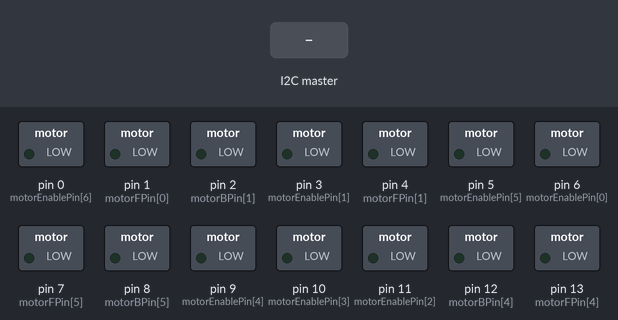
A sketch run on a simulated Arduino Uno, built with avr-gcc and run on an emulated ATmega328P. Parts: switched loads named in the sketch (green lamp = pin HIGH). Inputs (shaded band) come from the test bench.

Above: at 1.2 s.
1.3 s: the I2C master sends the byte 2
At 2.4 s:
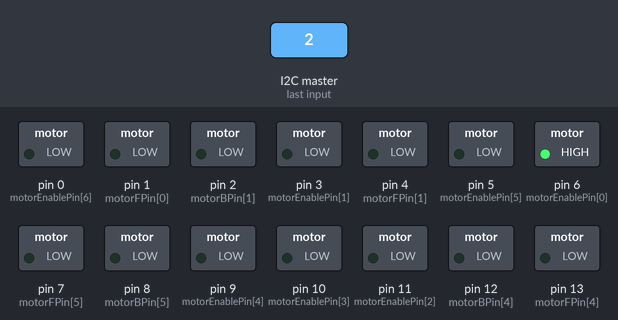
2.8 s: the I2C master sends the byte 90
At 3.5 s:
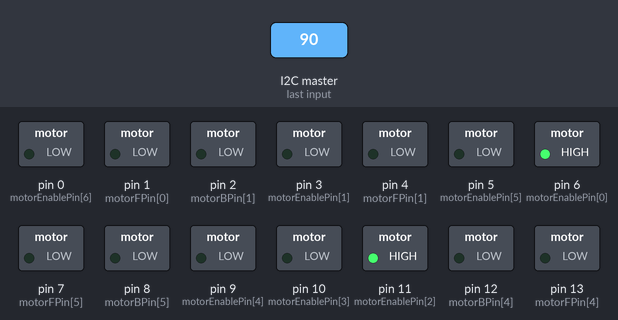
4.3 s: the I2C master sends the byte 0
At 4.7 s:
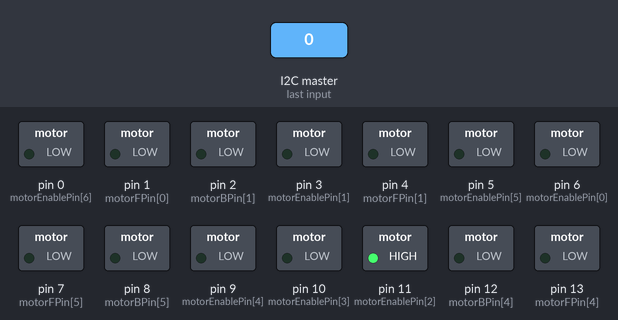
5.8 s: the I2C master sends the byte 1
At 7.0 s:
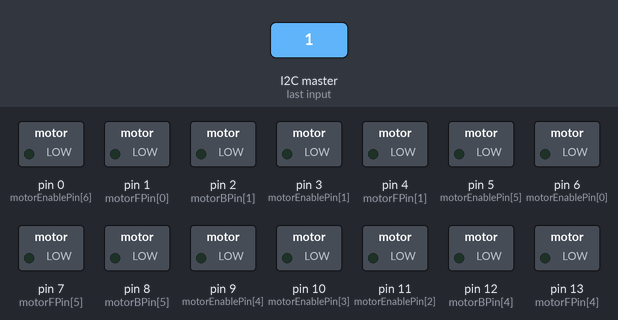
Timing chart, 0 to 8.3 s (numbered marks = the images above; inputs shaded):
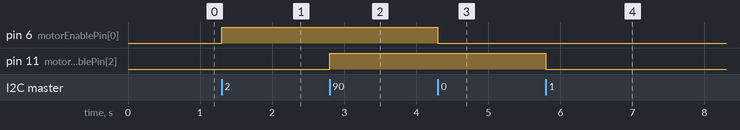

The sketch:

MotorChip_Softstart2.ino
```cpp
#include <Wire.h>

unsigned long timemilli = 0;
int TIMECHECKMILLI = 1;

int motorPower[8] = {255, 255, 255, 255, 255, 255,0,0};
int motorEnablePin[8] = {6, 3, 11, 10, 9, 5,0,0};
int motorFPin[8] = {1, 4, A1, A3, 13, 7,0,0};
int motorBPin[8] = {0, 2, A0, A2, 12, 8,0,0};
int motorMode[8] = {0,0,0,0,0,0,0,0};
int actualPower[8] = {255,255,255,255,255,255,255,255};
int wantedPower[8] = {0,0,0,0,0,0,0,0};
int stopAll = 0;

//0=float, 1 = brake, 2 = forwards, 3 = backwards
void setup()
{
   Wire.begin(4);
   Wire.onReceive(receiveEvent);
//   Serial.begin(9600);
//   Serial.println("hi");
   pinMode(0, OUTPUT);
   pinMode(1, OUTPUT);
   pinMode(2, OUTPUT);
   pinMode(3, OUTPUT);
   pinMode(4, OUTPUT);
   pinMode(5, OUTPUT);
   pinMode(6, OUTPUT);
   pinMode(7, OUTPUT);
   pinMode(8, OUTPUT);
   pinMode(9, OUTPUT);
   pinMode(10, OUTPUT);
   pinMode(11, OUTPUT);
   pinMode(12, OUTPUT);
   pinMode(13, OUTPUT);
   pinMode(A0, OUTPUT);
   pinMode(A1, OUTPUT);
   pinMode(A2, OUTPUT);
   pinMode(A3, OUTPUT);
}

void loop()
{
  if (millis() - timemilli > TIMECHECKMILLI){
  timemilli = millis();
  if (stopAll == 1){
    for (int i = 0; i < 6; i++){
         motorMode[i] = 0;
       }
       stopAll = 0;
  }
  for (int i = 0; i < 6; i++){
    switch (motorMode[i]){
      case 0: //float the motor
        digitalWrite(motorEnablePin[i], LOW);
        digitalWrite(motorFPin[i], LOW);
        digitalWrite(motorBPin[i], LOW);
        actualPower[i] = 255;
      break;
      case 1: //brake the motor
        digitalWrite(motorEnablePin[i], HIGH); // make 255 to actually cause braking.. (set to 0 to prevent motor damage)
        digitalWrite(motorFPin[i], LOW);
        digitalWrite(motorBPin[i], LOW);
        actualPower[i] = 255;
      break;
      case 2: //go forwards
        wantedPower[i] = motorPower[i] + 255;

        if (actualPower[i] - wantedPower[i] < 2 && actualPower[i] - wantedPower[i] > -2){
           actualPower[i] = wantedPower[i];
        }
        else if (actualPower[i] < wantedPower[i]){
          actualPower[i] = actualPower[i] + 2;
        }
        else if (actualPower[i] > wantedPower[i]){
          actualPower[i] = actualPower[i] - 2;
        }
        if (actualPower[i] > 254) {
          analogWrite(motorEnablePin[i], actualPower[i] - 255);
          digitalWrite(motorFPin[i], HIGH);
          digitalWrite(motorBPin[i], LOW);
        }
        else {
          analogWrite(motorEnablePin[i], 255 - actualPower[i]);
          digitalWrite(motorFPin[i], LOW);
          digitalWrite(motorBPin[i], HIGH);
        }
      break;
      case 3: // backwards
        wantedPower[i] = 255 - motorPower[i];

        if (actualPower[i] - wantedPower[i] < 2 && actualPower[i] - wantedPower[i] > -2){
           actualPower[i] = wantedPower[i];
        }
        else if (actualPower[i] < wantedPower[i]){
          actualPower[i] = actualPower[i] + 2;
        }
        else if (actualPower[i] > wantedPower[i]){
          actualPower[i] = actualPower[i] - 2;
        }
        if (actualPower[i] > 254) {
          analogWrite(motorEnablePin[i], actualPower[i] - 255);
          digitalWrite(motorFPin[i], HIGH);
          digitalWrite(motorBPin[i], LOW);
        }
        else {
          analogWrite(motorEnablePin[i], 255 - actualPower[i]);
          digitalWrite(motorFPin[i], LOW);
          digitalWrite(motorBPin[i], HIGH);
        }
      break;
      default: //if mode is set to something else then turn it off
        analogWrite(motorEnablePin[i], 0);
        digitalWrite(motorFPin[i], LOW);
        digitalWrite(motorBPin[i], LOW);
      break;
}
}
//  Serial.println("still here");
  }
}

void receiveEvent(int howMany)
{
   while(0 < Wire.available())
  {
     byte x = Wire.read();
 //    Serial.print("Byte received: ");
//     Serial.println(x);
     int motorNum = (x >> 5);
//     Serial.print("Motor num: ");
//     Serial.println(motorNum);
 //      Serial.println(x & 16);
 //    if ( (x & 16) == 16){
//     Serial.print("Motor Mode: ");
//       Serial.println(int((x&6)>>1));
//     Serial.print("Motor Mode: ");
//     Serial.println(int((x&6)>>1));
  //   }
  motorMode[motorNum] = int((x&6)>>1);
    if (((x & 8) == 8) && (Wire.available() > 0)){
      motorPower[motorNum] = int(Wire.read());
//      Serial.print("Motor power: ");
//      Serial.println(motorPower[motorNum]);
    }
    if ((x & 1) == 1){
       stopAll = 1;
    }
  }
}
```

Measured:
- after the input at 1.3 s, pin 6 (motorEnablePin[0]): LOW → HIGH at once
- after the input at 2.8 s, pin 11 (motorEnablePin[2]): LOW → HIGH at once
- after the input at 4.3 s, pin 6 (motorEnablePin[0]): HIGH → LOW at once
- after the input at 5.8 s, pin 11 (motorEnablePin[2]): HIGH → LOW at once
